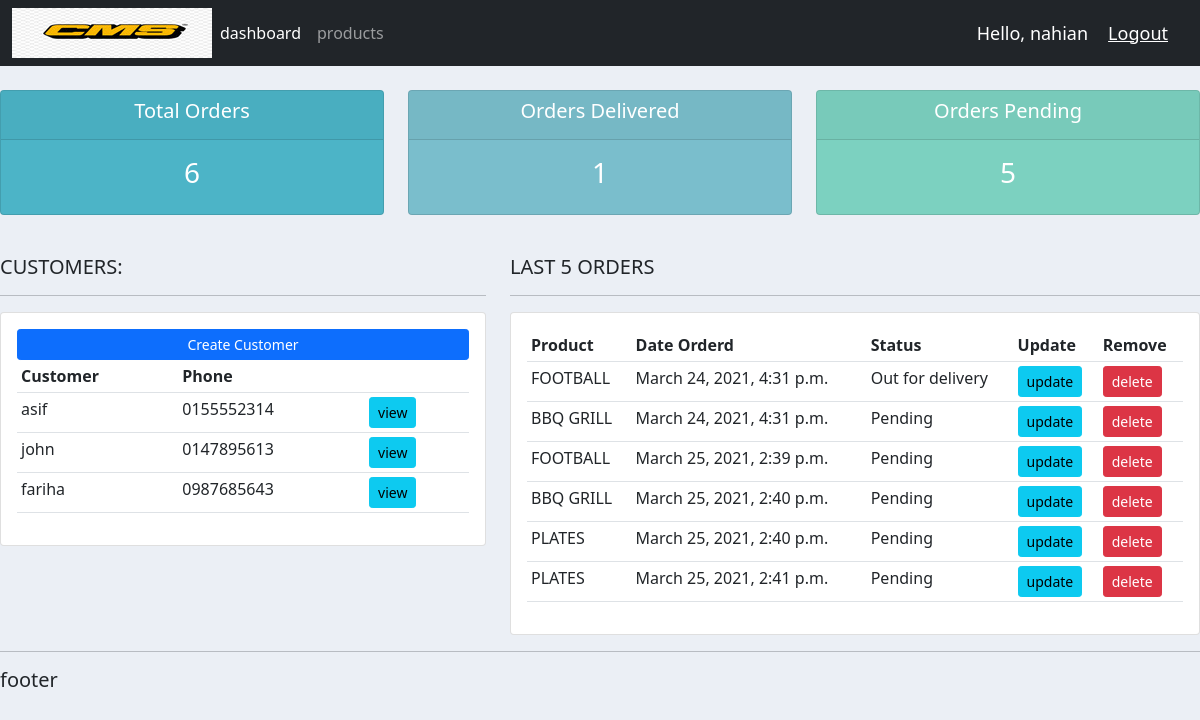
Page / (signed in) on the earlier database version.
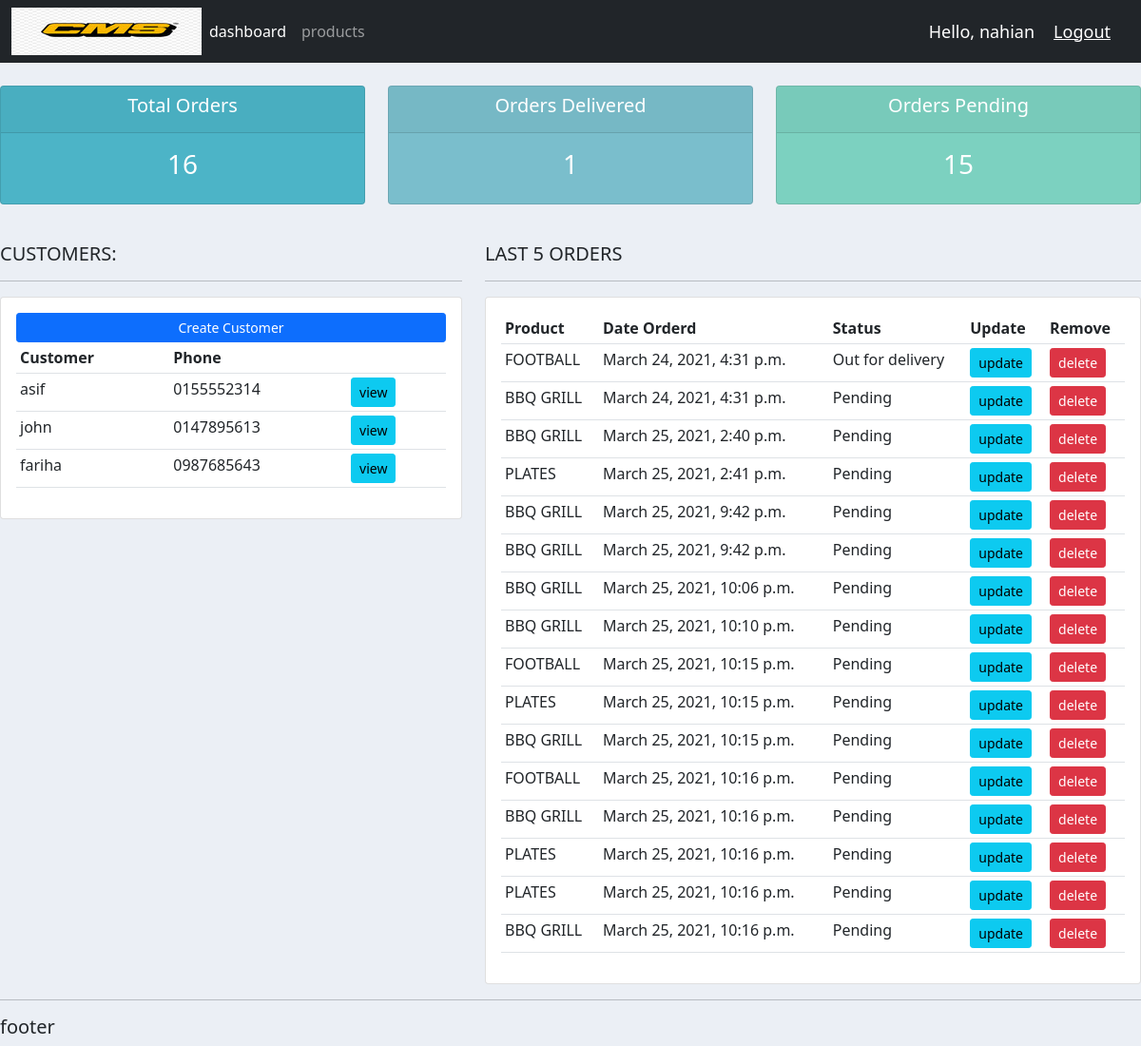
Same page on the later database version.
### accounts/models.py (models this page shows, shortened)
class customer(models.Model):
	name = models.CharField(max_length=200, null=True)
	Phone = models.CharField(max_length=200, null=True)
	email = models.CharField(max_length=200, null=True)
	date_created = models.DateTimeField(auto_now_add=True, null=True)

class order(models.Model):
	STATUS = (
		('Pending' , 'Pending'),
		('Out for delivery' , 'Out for delivery'),
		)
	customer = models.ForeignKey(customer, null=True, on_delete= models.SET_NULL)
	product = models.ForeignKey(product, null=True, on_delete= models.SET_NULL)
	date_created = models.DateTimeField(auto_now_add=True, null=True)
	status = models.CharField(max_length=200, null=True, choices=STATUS)
	note = models.CharField(max_length=1000, null=True)

class product(models.Model):
	CATEGORY =(
		('Indoor' , 'Indoor'),
		('Out Door' , 'Out Door'),
		)
	name = models.CharField(max_length=200, null=True)
	price = models.FloatField(null=True)
	category = models.CharField(max_length=200, null=True, choices=CATEGORY)
	description = models.CharField(max_length=200, null=True)
	date_created = models.DateTimeField(auto_now_add=True, null=True)
	tag = models.ManyToManyField(tag)
	def __str__(self):
		return self.name

### accounts/views.py (the view)
# urls.py: path('', views.home, name='home'),
@login_required(login_url='login')
def home(request):
	orders = order.objects.all()
	customers = customer.objects.all()
	total_customers = customers.count()
	total_orders = orders.count()
	delivered = orders.filter(status='Out for delivery').count()
	pending = orders.filter(status='Pending').count()
	context = {'orders' :orders, 'customers' :customers, 'total_orders' :total_orders, 'delivered' :delivered , 'pending' :pending  }
	return render(request, 'accounts/dashboard.html',context)

### accounts/templates/accounts/dashboard.html
{% extends 'accounts/main.html'%}
{% block content %}
{% include 'accounts/status.html'%}
	<br>
<div class="row">
	<div class="col-md-5">
		<h5>CUSTOMERS:</h5>
		<hr>
		<div class="card card-body">
			<a class="btn btn-primary  btn-sm btn-block" href="">Create Customer</a>
			<table class="table table-sm">
				<tr>
					<th>Customer</th>
					<th>Phone</th>
					<th></th>
				</tr>
				{% for i in customers %}
				<tr>
					<td>{{i.name}}</td>
					<td>{{i.Phone}}</td>
					<td><a class="btn btn-sm btn-info" href="{% url 'customers' i.id %}">view</a></td>
				</tr>
				{% endfor %}
			</table>
		</div>
	</div>
	<div class="col-md-7">
		<h5>LAST 5 ORDERS</h5>
		<hr>
		<div class="card card-body">
			<table class="table table-sm">
				<tr>
					<th>Product</th>
					<th>Date Orderd</th>
					<th>Status</th>
					<th>Update</th>
					<th>Remove</th>
				</tr>
				{% for i in orders %}
				<tr>
					<td>{{i.product}}</td>
					<td>{{i.date_created}}</td>
					<td>{{i.status}}</td>
					<td><a class="btn btn-sm btn-info" href="{% url 'update_order' i.id %}">update</a></td>
					<td><a class="btn btn-sm btn-danger" href="{% url 'delete_order' i.id %}">delete</a></td>
				</tr>
				{% endfor %}
			</table>
		</div>
	</div>
</div>
{% endblock %}

Differences in the rows shown:
removed order: product "FOOTBALL", date_created "March 25, 2021, 2:39 p.m.", status "Pending"
removed order: product "PLATES", date_created "March 25, 2021, 2:40 p.m.", status "Pending"
added order: product "BBQ GRILL", date_created "March 25, 2021, 9:42 p.m.", status "Pending"
added order: product "BBQ GRILL", date_created "March 25, 2021, 9:42 p.m.", status "Pending"
added order: product "BBQ GRILL", date_created "March 25, 2021, 10:06 p.m.", status "Pending"
added order: product "BBQ GRILL", date_created "March 25, 2021, 10:10 p.m.", status "Pending"
added order: product "FOOTBALL", date_created "March 25, 2021, 10:15 p.m.", status "Pending"
added order: product "PLATES", date_created "March 25, 2021, 10:15 p.m.", status "Pending"
added order: product "BBQ GRILL", date_created "March 25, 2021, 10:15 p.m.", status "Pending"
added order: product "FOOTBALL", date_created "March 25, 2021, 10:16 p.m.", status "Pending"
added order: product "BBQ GRILL", date_created "March 25, 2021, 10:16 p.m.", status "Pending"
added order: product "PLATES", date_created "March 25, 2021, 10:16 p.m.", status "Pending"
added order: product "PLATES", date_created "March 25, 2021, 10:16 p.m.", status "Pending"
added order: product "BBQ GRILL", date_created "March 25, 2021, 10:16 p.m.", status "Pending"
Other differences:
{{ total_orders }}: "6" → "16"
{{ pending }}: "5" → "15"
